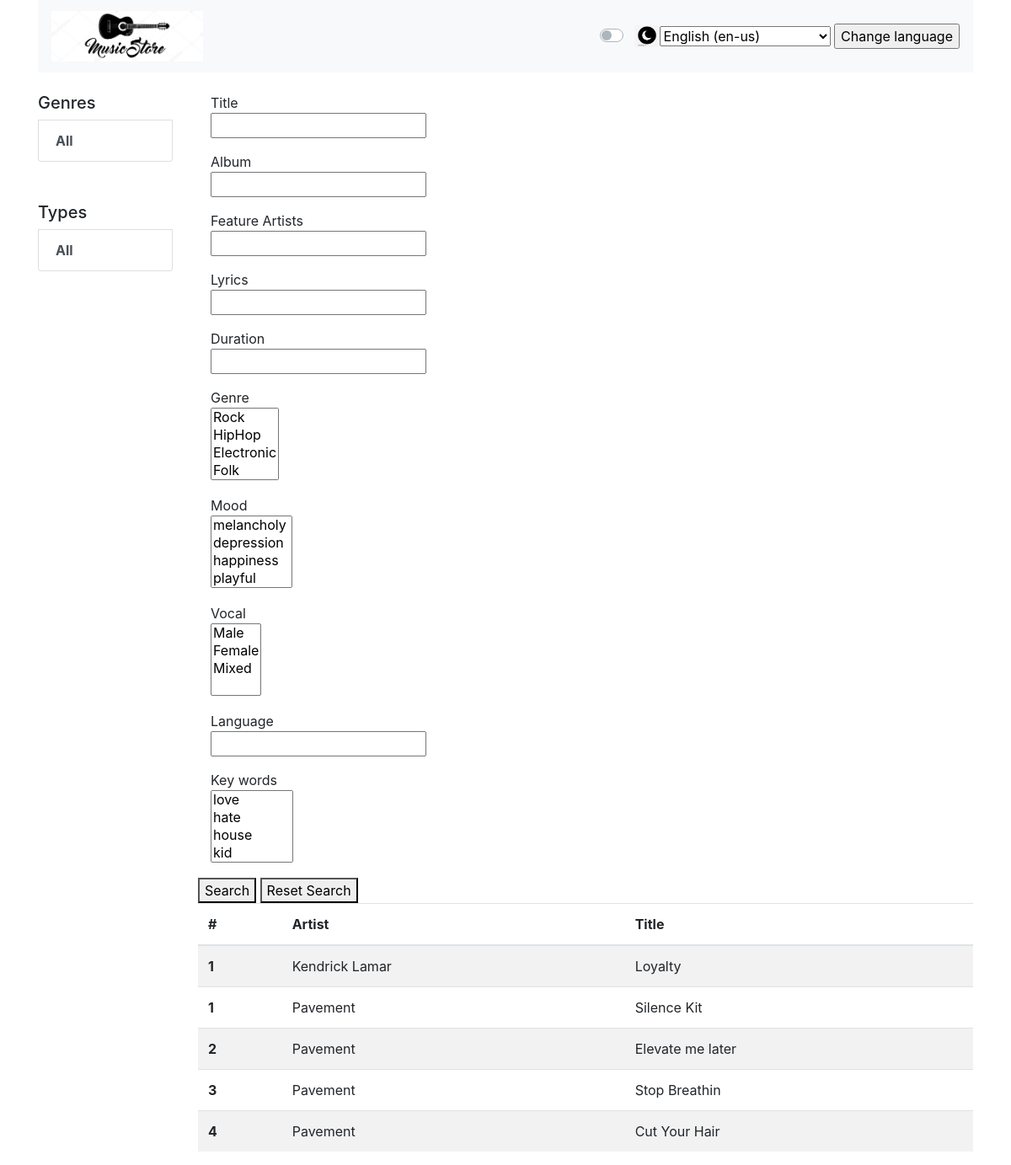
The page /advanced-search/ on the database its author committed.
### music_store/models.py (models this page shows, shortened)
class Genre(models.Model):
    GENRE = (
        ('Rock', 'Rock'),
        ('HipHop', 'HipHop'),
        ('Electronic', 'Electronic'),
        ('Folk', 'Folk'),
        ('Reggae', 'Reggae'),
        ('Country', 'Country'),
        ('Jazz', 'Jazz'),
        ('Classical', 'Classical'),
        ('Metal', 'Metal'),
        ('Pop', 'Pop'),
        ('Punk', 'Punk'),
    )
    genre = models.CharField(max_length=50, null=True, choices=GENRE)
    def __str__(self):
        return self.genre

class Mood(models.Model):
    mood = models.CharField(max_length=100, null=True)
    def __str__(self):
        return self.mood

class Vocal(models.Model):
    VOCAL = (
        ('Male', 'Male'),
        ('Female', 'Female'),
        ('Mixed', 'Mixed'),
        ('Instrumental', 'Instrumental'),
    )
    vocal = models.CharField(max_length=50, null=True, choices=VOCAL)
    def __str__(self):
        return self.vocal

class Song(models.Model):
    title = models.CharField(max_length=100, null=True)
    album = models.ForeignKey(Album, null=True, on_delete=models.SET_NULL)
    track_number = models.IntegerField(null=True)
    feature_artists = models.ManyToManyField(Artist)
    lyrics = models.TextField(blank=True, null=True)
    duration = models.CharField(max_length=100, null=True)
    genre = models.ManyToManyField(Genre)
    mood = models.ManyToManyField(Mood)
    vocal = models.ManyToManyField(Vocal)
    language = models.CharField(max_length=100, null=True)
    key_words = models.ManyToManyField(KeyWords)

class Album(models.Model):
    name = models.CharField(max_length=200)
    year = models.IntegerField()
    record_label = models.CharField(max_length=100)
    album_cover = models.ImageField(null=True, blank=True)
    genre = models.ManyToManyField(Genre)
    typeFormat = models.ManyToManyField(TypeFormat)
    price = models.FloatField(default=0.0)
    artist = models.ForeignKey(Artist, null=True, on_delete=models.SET_NULL)

class Artist(models.Model):
    name = models.CharField(max_length=200)
    biography = models.TextField(blank=True, null=True)
    def __str__(self):
        return self.name

### music_store/views.py (the view)
# urls.py: path('advanced-search/', views.songList,name="song_list")
def songList(request):
    songs = Song.objects.all()
    myFilter2 = SongFilter(request.GET, queryset=songs)
    songs = myFilter2.qs
    context = {'songs':songs, 'myFilter2':myFilter2}
    return render(request, 'music_store/advanced_search.html', context)

### music_store/models.py (called while the page is built)
    def __str__(self):
        return self.key_word

### music_store/templates/music_store/advanced_search.html
{%  extends 'music_store/main.html' %}
{% block songs %}
{% load static %}
    <form method="get">
        {% for field in myFilter2.form %}
        <div class="form-group">
            <div class="col">{{ field.label }}</div>
            <div class="col">{{ field }}</div>
        </div>
        {% endfor %}
        <div>
            <button class="button" type="submit">Search</button>
            <button class="button" href="{% url 'song_list' %}">Reset Search</button>
        </div>
    </form>
    <table class="table table-striped table-hover">
        <thead>
          <tr>
            <th scope="col">#</th>
            <th scope="col">Artist</th>
            <th scope="col">Title</th>
          </tr>
        </thead>
        <tbody>
          {% for song in songs %}
          <tr>
            <th scope="row">{{song.track_number}}</th>
            <td>{{song.album.artist}}</td>
            <td>{{song.title}}</td>
          </tr>
          {% endfor %}
        </tbody>
      </table>
{% endblock %}

### rows shown on the page
Genre: form "Rock / HipHop / Electronic / Folk"
Mood: form "melancholy / depression / happiness / playful"
Vocal: form "Male / Female / Mixed"
Song: track_number "1", album.artist "Kendrick Lamar", title "Loyalty"
Song: track_number "1", album.artist "Pavement", title "Silence Kit"
Song: track_number "2", album.artist "Pavement", title "Elevate me later"
Song: track_number "3", album.artist "Pavement", title "Stop Breathin"
Song: track_number "4", album.artist "Pavement", title "Cut Your Hair"

### other values the page prints
{{ field.label }} "Title" "Album" "Feature Artists" "Lyrics" "Duration" "Genre" "Mood" "Vocal" "Language" "Key words"
form field language "English (en-us)"
